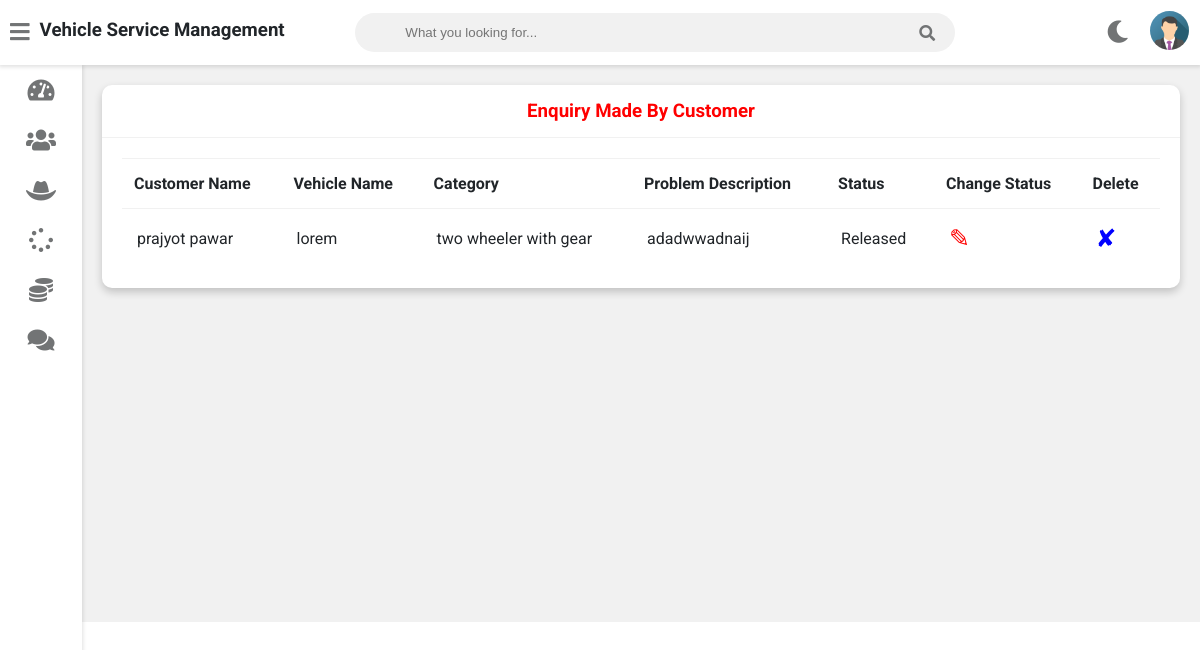
Screenshot of /admin-view-request (signed in) with the database file from the repository.
### vehicle/models.py (models this page shows, shortened)
class Customer(models.Model):
    user=models.OneToOneField(User,on_delete=models.CASCADE)
    profile_pic= models.ImageField(upload_to='profile_pic/CustomerProfilePic/',null=True,blank=True)
    address = models.CharField(max_length=40)
    mobile = models.CharField(max_length=20,null=False)
    @property
    def get_name(self):
        return self.user.first_name+" "+self.user.last_name

class Request(models.Model):
    cat=(('two wheeler with gear','two wheeler with gear'),('two wheeler without gear','two wheeler without gear'),('three wheeler','three wheeler'),('four wheeler','four wheeler'))
    category=models.CharField(max_length=50,choices=cat)
    vehicle_no=models.PositiveIntegerField(null=False)
    vehicle_name = models.CharField(max_length=40,null=False)
    vehicle_model = models.CharField(max_length=40,null=False)
    vehicle_brand = models.CharField(max_length=40,null=False)
    problem_description = models.CharField(max_length=500,null=False)
    date=models.DateField(auto_now=True)
    cost=models.PositiveIntegerField(null=True)
    customer=models.ForeignKey('Customer', on_delete=models.CASCADE,null=True)
    mechanic=models.ForeignKey('Mechanic',on_delete=models.CASCADE,null=True)
    stat=(('Pending','Pending'),('Approved','Approved'),('Repairing','Repairing'),('Repairing Done','Repairing Done'),('Released','Released'))
    status=models.CharField(max_length=50,choices=stat,default='Pending',null=True)

### vehicle/views.py (the view)
# urls.py: path('admin-view-request',views.admin_view_request_view,name='admin-view-request'),
@login_required(login_url='adminlogin')
def admin_view_request_view(request):
    enquiry=models.Request.objects.all().order_by('-id')
    customers=[]
    for enq in enquiry:
        customer=models.Customer.objects.get(id=enq.customer_id)
        customers.append(customer)
    return render(request,'vehicle/admin_view_request.html',{'data':zip(customers,enquiry)})

### templates/vehicle/admin_view_request.html
{% extends 'vehicle/adminbase.html' %}
{% block content %}
	<div class="wrapper">
		<div class="row">
			<div class="col-12 col-m-12 col-sm-12">
				<div class="card">
					<div class="card-header">
						<h3 style="color:red; text-align:center" >Enquiry Made By Customer
						</h3>
					</div>
					<div class="card-content">
						<table>
							<thead>
                <tr>
                  <th>Customer Name</th>
                  <th>Vehicle Name</th>
                  <th>Category</th>
                  <th>Problem Description</th>
                  <th>Status</th>
                  <th>Change Status</th>
                  <th>Delete</th>
                </tr>
							</thead>
							<tbody>
                {% for c,r in data %}
                <tr>
                  <td> {{c.get_name}}</td>
                  <td> {{r.vehicle_name}}</td>
                  <td>{{r.category}}</td>
                  <td>{{r.problem_description}}</td>
                  <td>{{r.status}}</td>
                  <td><a  style="color:red; text-decoration:none;font-size:25px;" href="{% url 'change-status' r.id  %}">&#9998;</a></td>
                  <td><a style="color:blue; text-decoration:none;font-size:25px;"href="{% url 'admin-delete-request' r.id  %}">&#10008;</a></td>
                </tr>
                {% endfor %}
							</tbody>
						</table>
					</div>
				</div>
			</div>
		</div>
<br><br><br><br><br><br><br><br><br><br><br><br><br><br><br><br>
	</div>
{% endblock content %}

### rows the page displays
Customer: get_name "prajyot pawar", vehicle_name "lorem", category "two wheeler with gear", problem_description "adadwwadnaij", status "Released"
